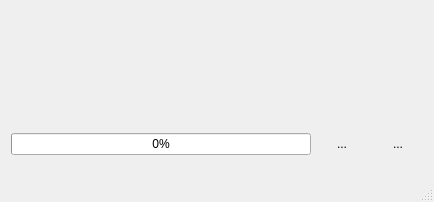
<?xml version="1.0" encoding="UTF-8"?>
<ui version="4.0">
 <class>MainWindow</class>
 <widget class="QMainWindow" name="MainWindow">
  <property name="geometry">
   <rect>
    <x>0</x>
    <y>0</y>
    <width>434</width>
    <height>202</height>
   </rect>
  </property>
  <property name="sizePolicy">
   <sizepolicy hsizetype="Preferred" vsizetype="Preferred">
    <horstretch>0</horstretch>
    <verstretch>0</verstretch>
   </sizepolicy>
  </property>
  <property name="windowTitle">
   <string>Workflow</string>
  </property>
  <widget class="QWidget" name="centralwidget">
   <layout class="QVBoxLayout" name="verticalLayout" stretch="0,0">
    <property name="leftMargin">
     <number>11</number>
    </property>
    <property name="topMargin">
     <number>11</number>
    </property>
    <property name="rightMargin">
     <number>11</number>
    </property>
    <property name="bottomMargin">
     <number>11</number>
    </property>
    <item>
     <widget class="QScrollArea" name="uiScrollArea_">
      <property name="frameShape">
       <enum>QFrame::NoFrame</enum>
      </property>
      <property name="horizontalScrollBarPolicy">
       <enum>Qt::ScrollBarAlwaysOff</enum>
      </property>
      <property name="widgetResizable">
       <bool>true</bool>
      </property>
      <widget class="QWidget" name="scrollAreaWidgetContents">
       <property name="geometry">
        <rect>
         <x>0</x>
         <y>0</y>
         <width>412</width>
         <height>81</height>
        </rect>
       </property>
       <layout class="QVBoxLayout" name="verticalLayout_2">
        <property name="leftMargin">
         <number>0</number>
        </property>
        <property name="topMargin">
         <number>0</number>
        </property>
        <property name="rightMargin">
         <number>0</number>
        </property>
        <property name="bottomMargin">
         <number>0</number>
        </property>
       </layout>
      </widget>
     </widget>
    </item>
    <item>
     <layout class="QHBoxLayout" name="horizontalLayout_3">
      <item>
       <widget class="QProgressBar" name="uiProgressBar_">
        <property name="value">
         <number>0</number>
        </property>
       </widget>
      </item>
      <item>
       <widget class="QToolButton" name="uiCancel_">
        <property name="minimumSize">
         <size>
          <width>50</width>
          <height>50</height>
         </size>
        </property>
        <property name="toolTip">
         <string>cancel processing</string>
        </property>
        <property name="text">
         <string>...</string>
        </property>
        <property name="icon">
         <iconset resource="../../../../../QGIS-master/images/images.qrc">
          <normaloff>:/images/themes/default/pluginDeprecated.svg</normaloff>:/images/themes/default/pluginDeprecated.svg</iconset>
        </property>
        <property name="iconSize">
         <size>
          <width>50</width>
          <height>50</height>
         </size>
        </property>
        <property name="autoRaise">
         <bool>true</bool>
        </property>
       </widget>
      </item>
      <item>
       <widget class="QToolButton" name="uiRun_">
        <property name="minimumSize">
         <size>
          <width>50</width>
          <height>50</height>
         </size>
        </property>
        <property name="toolTip">
         <string>run in background</string>
        </property>
        <property name="text">
         <string>...</string>
        </property>
        <property name="icon">
         <iconset resource="../../../../../QGIS-master/images/images.qrc">
          <normaloff>:/images/themes/default/propertyicons/action.svg</normaloff>:/images/themes/default/propertyicons/action.svg</iconset>
        </property>
        <property name="iconSize">
         <size>
          <width>50</width>
          <height>50</height>
         </size>
        </property>
        <property name="autoRaise">
         <bool>true</bool>
        </property>
       </widget>
      </item>
     </layout>
    </item>
   </layout>
  </widget>
  <widget class="QMenuBar" name="menubar">
   <property name="geometry">
    <rect>
     <x>0</x>
     <y>0</y>
     <width>434</width>
     <height>21</height>
    </rect>
   </property>
  </widget>
  <widget class="QStatusBar" name="statusbar"/>
 </widget>
 <resources>
  <include location="../../../../../QGIS-master/images/images.qrc"/>
 </resources>
 <connections/>
</ui>
